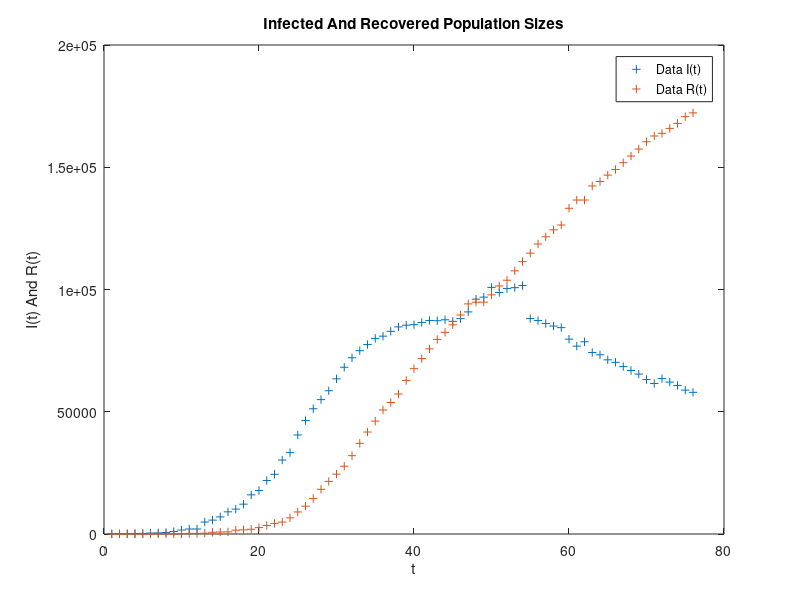
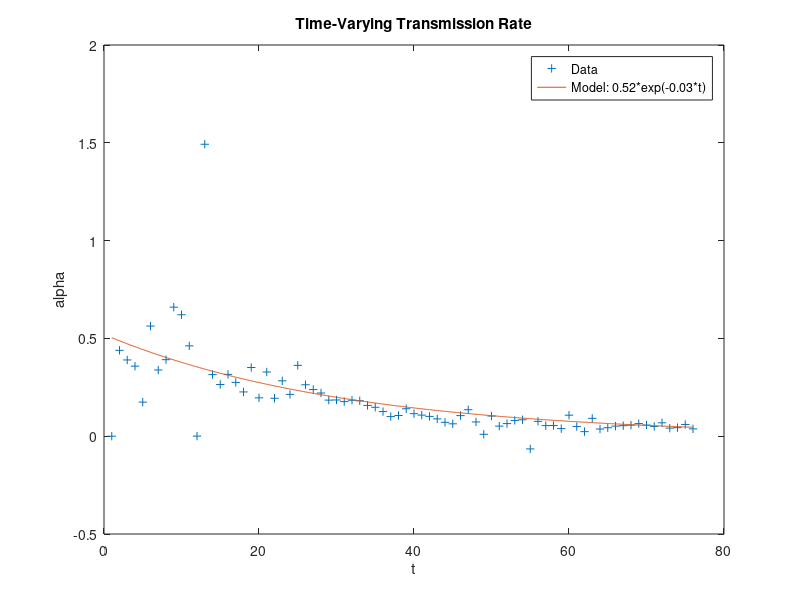
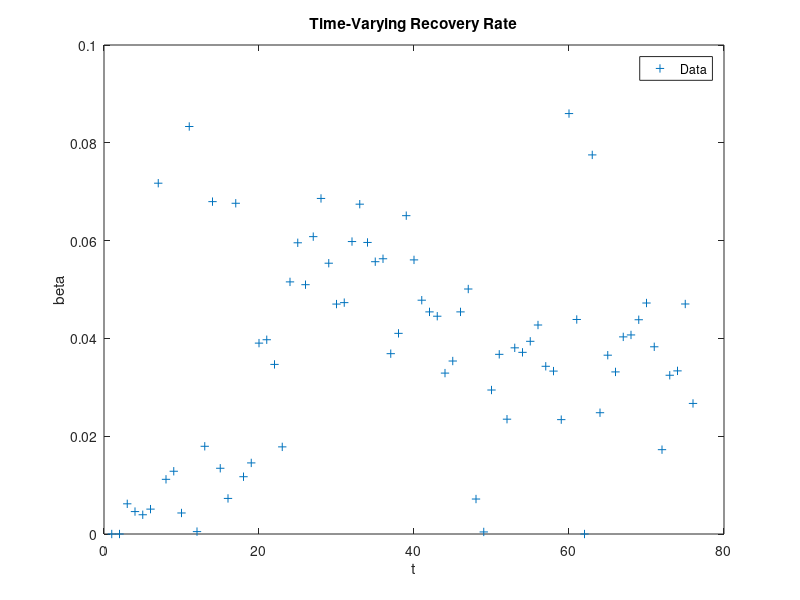
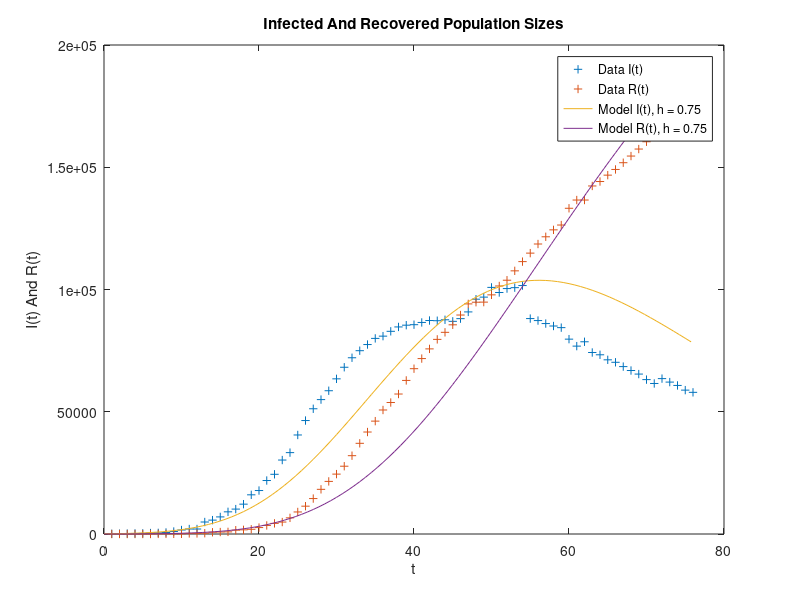

These figures' MATLAB source, in order:
%
% Example 2: COVID-19 Data From Spain (01 March 2020 to 15 May 2020)
%

% Step 0: Preparations

N   = 47370000;

fid = fopen('Spain-March2020-May2020.csv', 'r');
C   = textscan(fid,'%f32 %f32 %f32 %f32 %f32 %f32 %f32 %f32 %f32 %f32 %f32 %f32 %f32 %f32 %f32 %f32 %f32 %f32 %f32 %f32 %f32 %f32 %f32 %f32 %f32 %f32 %f32 %f32 %f32 %f32 %f32 %f32 %f32 %f32 %f32 %f32 %f32 %f32 %f32 %f32 %f32 %f32 %f32 %f32 %f32 %f32 %f32 %f32 %f32 %f32 %f32 %f32 %f32 %f32 %f32 %f32 %f32 %f32 %f32 %f32 %f32 %f32 %f32 %f32 %f32 %f32 %f32 %f32 %f32 %f32 %f32 %f32 %f32 %f32 %f32 %f32', 'delimiter', ';');
fclose(fid);

spain_conf   = zeros(length(C),1);
spain_dead   = zeros(length(C),1);
spain_recov  = zeros(length(C),1);

for j = 1:1:length(C)
  spain_conf(j)  = C{1,j}(1);
  spain_dead(j)  = C{1,j}(2);
  spain_recov(j) = C{1,j}(3);
endfor

S = N - (spain_conf + spain_dead + spain_recov);
I = spain_conf - (spain_dead + spain_recov);
R = spain_dead + spain_recov;

alpha = zeros(length(C),1);
beta  = zeros(length(C),1);
t     = 1:1:length(C);
t2    = 1:0.1:length(C);

% Step 1: Estimation Of Alpha and Beta

for j = 1:1:length(C)-1
  alpha(j+1) = N/(S(j+1)*I(j))*(S(j)-S(j+1));
  beta(j+1)  = 1/(I(j+1))*(R(j+1)-R(j));
endfor

figure(1)
plot(t,I,'+')
hold on
plot(t,R,'+')
hold off
title('Infected And Recovered Population Sizes')
xlabel('t')
ylabel('I(t) And R(t)')
legend('Data I(t)','Data R(t)')

figure(2)
plot(t,alpha,'+')
hold on
plot(t2,0.52*exp(-0.032*t2),'-')
hold off
title('Time-Varying Transmission Rate')
xlabel('t')
ylabel('alpha')
legend('Data','Model: 0.52*exp(-0.03*t)')

figure(3)
plot(t,beta,'+')
title('Time-Varying Recovery Rate')
xlabel('t')
ylabel('beta')
legend('Data')

alpha_func = @(t) 0.52*exp(-0.032*t);
beta_func  = @(t) 0.045;

% Step 2: Short-Time Simulation

h          = 0.75;
t_calc     = 0:h:length(t);
S_NSFDM    = zeros(length(t_calc),1);
I_NSFDM    = zeros(length(t_calc),1);
R_NSFDM    = zeros(length(t_calc),1);
S_NSFDM(1) = N - I(1) - R(1);
I_NSFDM(1) = I(1);
R_NSFDM(1) = R(1);

% Step 2.1: Loop For NSFDM

for j = 1:1:length(t_calc)-1
  S_NSFDM(j+1) = S_NSFDM(j)/(1+h*alpha_func(j+1)*I_NSFDM(j)/N);
  I_NSFDM(j+1) = (I_NSFDM(j)+h*alpha_func(j+1)*S_NSFDM(j+1)*I_NSFDM(j)/N)/(1+h*beta_func(j+1));
  R_NSFDM(j+1) = R_NSFDM(j)+h*beta_func(j+1)*I_NSFDM(j+1);
endfor

% Step 3: Plots

figure(4)
plot(t,I,'+')
hold on
plot(t,R,'+')
hold on
plot(t_calc,I_NSFDM)
hold on
plot(t_calc,R_NSFDM)
hold off
title('Infected And Recovered Population Sizes')
xlabel('t')
ylabel('I(t) And R(t)')
legend('Data I(t)', 'Data R(t)', 'Model I(t), h = 0.75','Model R(t), h = 0.75')